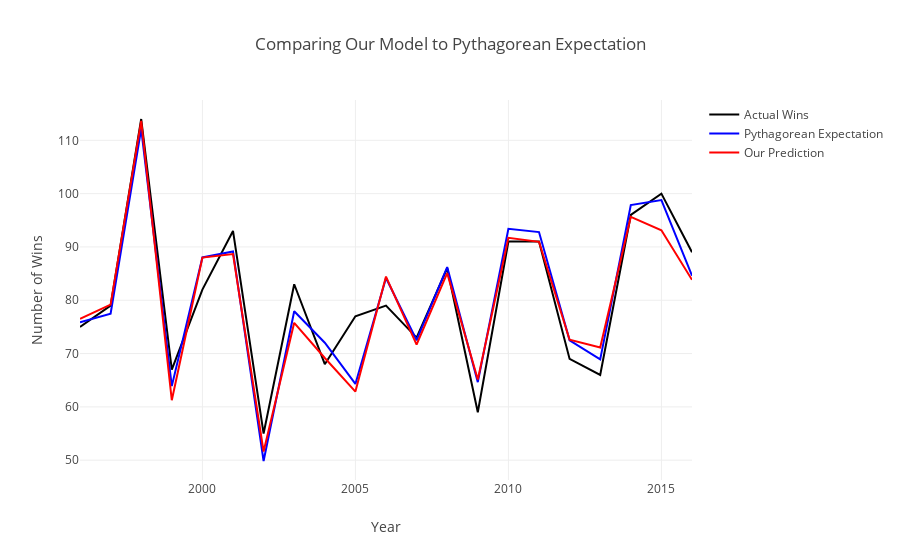

Notebook code for this chart:
### Code cell
# Plotly: plot actual wins, Pythagorean Expectation predicted wins, and our predicted wins.
trace0 = Scatter(
    x = df['year'],
    y = y_test[df.index],
    name = "Actual Wins",
    line = dict(
        color = ('rgb(0,0,0)')
    )
)
trace1 = Scatter(
    x = df['year'],
    y = df["pythep"],
    name = "Pythagorean Expectation",
    line = dict(
        color = ('rgb(0,0,255)')
    )
)
trace2 = Scatter(
    x = df['year'],
    y = pred[df.index],
    name = "Our Prediction",
    line = dict(
        color = ('rgb(255,0,0)')
    )
)

traces = [trace0, trace1, trace2]

layout = dict(
    title = "Comparing Our Model to Pythagorean Expectation",
    xaxis = dict(title = "Year"),
    yaxis = dict(title = "Number of Wins")
)

fig = dict(data=traces, layout=layout)
py.iplot(fig)

### Figure 1 — Plotly figure (JSON) as saved in the notebook; plotly's stock layout.template omitted (floating-point values rounded to 4 significant figures)
{"data": [{"line": {"color": "rgb(0,0,0)"}, "name": "Actual Wins", "type": "scatter", "x": [1996, 1997, 1998, 1999, 2000, 2001, 2002, 2003, 2004, 2005, 2006, 2007, 2008, 2009, 2010, 2011, 2012, 2013, 2014, 2015, 2016], "y": [75, 79, 114, 67, 82, 93, 55, 83, 68, 77, 79, 73, 86, 59, 91, 91, 69, 66, 96, 100, 89]}, {"line": {"color": "rgb(0,0,255)"}, "name": "Pythagorean Expectation", "type": "scatter", "x": [1996, 1997, 1998, 1999, 2000, 2001, 2002, 2003, 2004, 2005, 2006, 2007, 2008, 2009, 2010, 2011, 2012, 2013, 2014, 2015, 2016], "y": [75.89, 77.48, 112.2, 63.89, 88.03, 89.16, 49.85, 77.94, 72.03, 64.31, 84.18, 72.5, 86.22, 64.64, 93.39, 92.79, 72.5, 68.92, 97.87, 98.78, 84.6]}, {"line": {"color": "rgb(255,0,0)"}, "name": "Our Prediction", "type": "scatter", "x": [1996, 1997, 1998, 1999, 2000, 2001, 2002, 2003, 2004, 2005, 2006, 2007, 2008, 2009, 2010, 2011, 2012, 2013, 2014, 2015, 2016], "y": [76.53, 79.19, 113.7, 61.24, 88.0, 88.65, 51.63, 75.77, 69.16, 62.86, 84.43, 71.69, 85.08, 65.14, 91.71, 90.96, 72.59, 71.15, 95.64, 93.13, 83.83]}], "layout": {"title": "Comparing Our Model to Pythagorean Expectation", "xaxis": {"title": "Year"}, "yaxis": {"title": "Number of Wins"}}}
